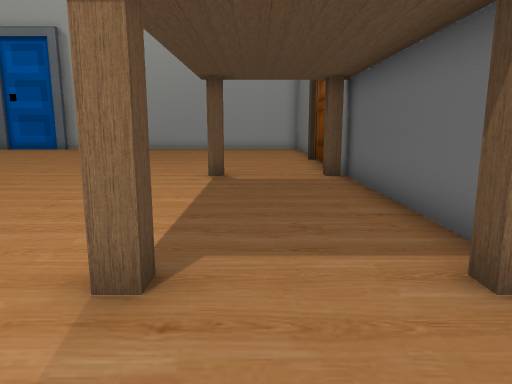
View 1 (above)

19 first-person views from a walk through a level from a Godot 3-D game. The camera is 1.3 m above the floor, tilts 10° down and sees 70° across. The floor is counted in squares, 1 m on a side. Each view is taken from the middle of a square. On the plan, view 1 faces up. The plan holds only what a view shows up to about 15 squares ahead; the rest is blank. Some surface patterns are stand-ins.

View 2
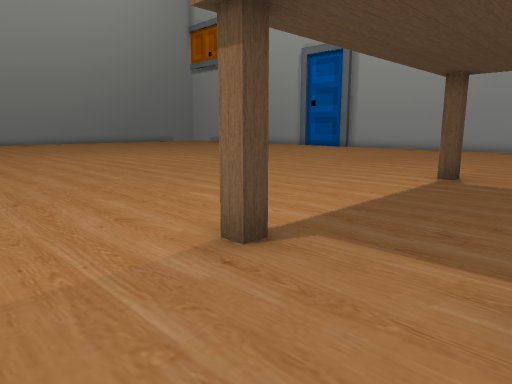

View 3
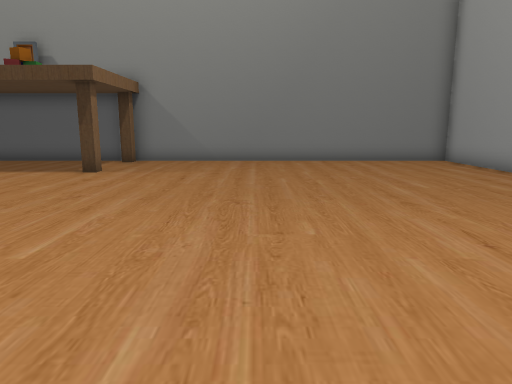

View 4
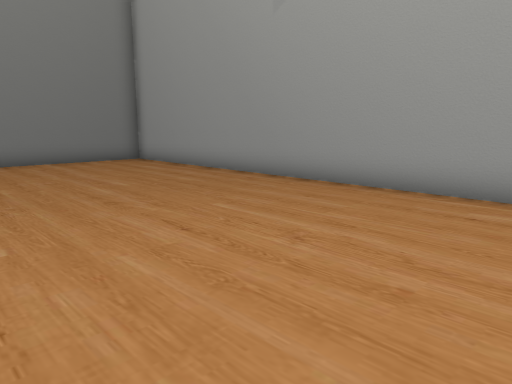

View 5
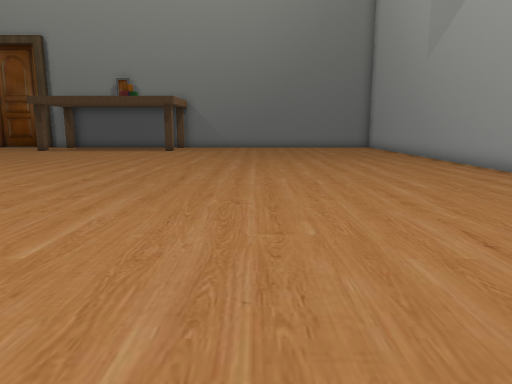

View 6
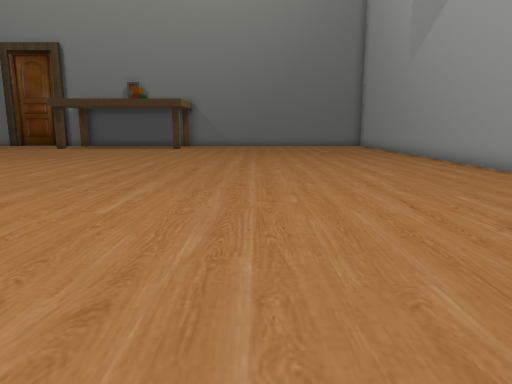

View 7
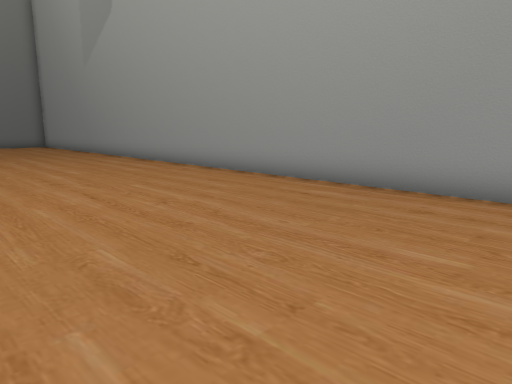

View 8
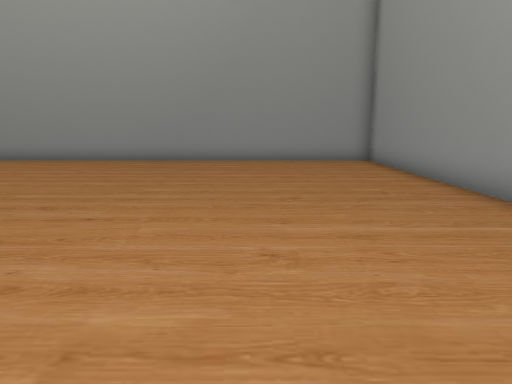

View 9
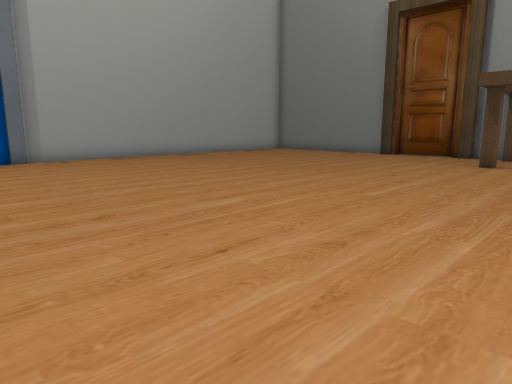

View 10
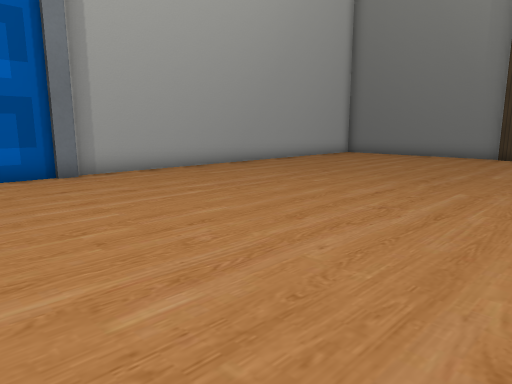

View 11
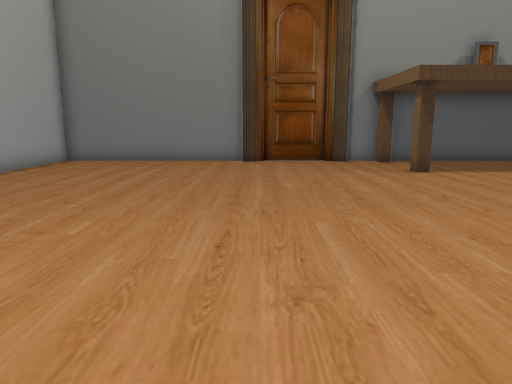

View 12
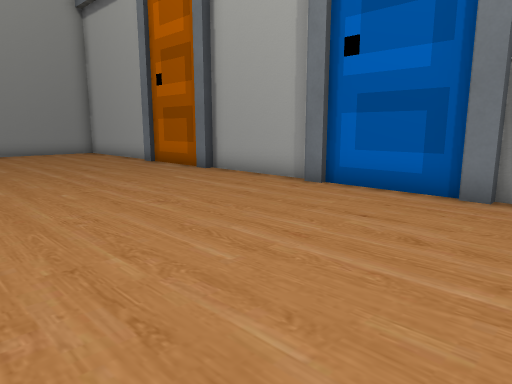

View 13
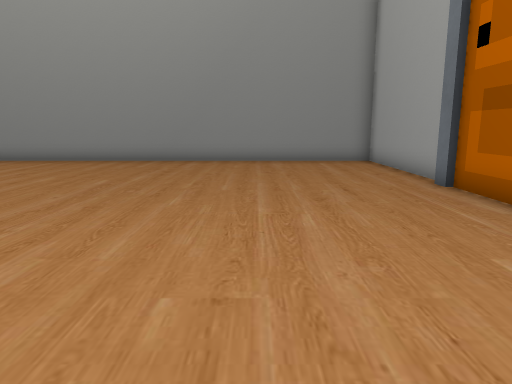

View 14
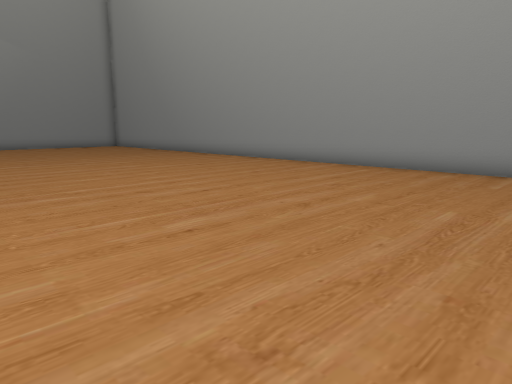

View 15
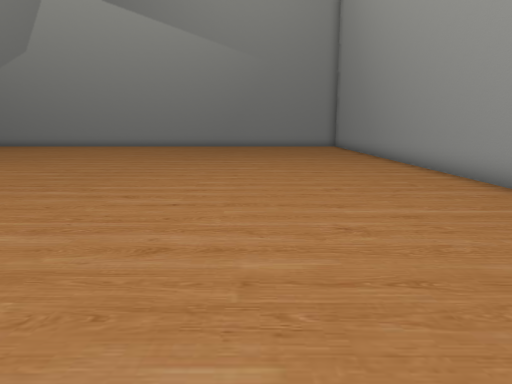

View 16
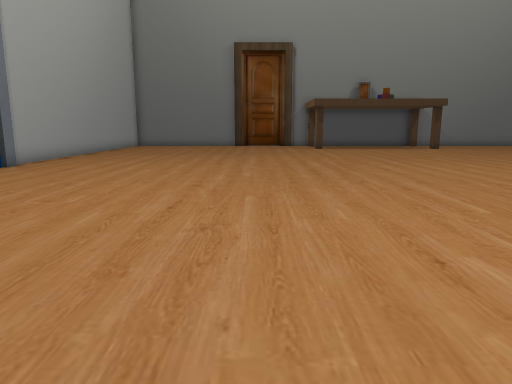

View 17
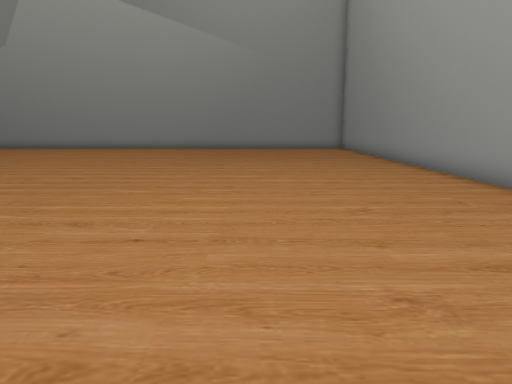

View 18
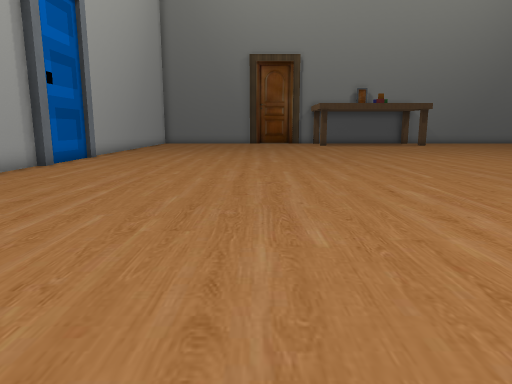

View 19
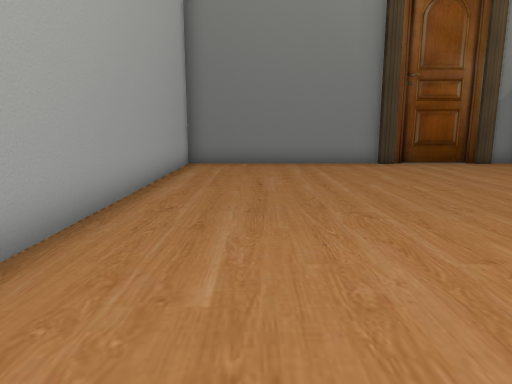

### Floor plan
Points are (right, up) in squares from view 1. A wall is a line through its corners. A room is listed if a view was taken in it or the views show most of it. See-through windows are left out.
Room 1 (views 1, 2, 3, 4, 5, 6, 7, 8, 9, 10, 11, 12, 13, 14, 15, 16, 17, 18, 19)
walls: (-1.3, 9.9) (-1.3, 10.3) (-0.9, 10.3) (-0.9, 9.9) (-1.3, 9.9); (-0.9, 3.1) (-0.9, 2.7) (-1.3, 2.7) (-1.3, 3.1); (-14.9, 22.2) (-15.5, 22.2); (-15.5, 22.5) (-19.5, 22.5) (-19.5, 22.2) (-20, 22.2); (-11.9, 22.5) (-15, 22.5); (2.4, 9.9) (1.9, 9.9) (1.9, 10.3) (2.4, 10.3); (-20.1, 22.5) (-23, 22.5); (2.5, 3.2) (2.5, 11.5); (-22.9, 22.2) (-23.5, 22.2); (-24, 22.5) (-29.5, 22.5) (-29.5, -9.5) (2.5, -9.5) (2.5, 2.7) (1.9, 2.7) (1.9, 3.1); (2.5, 15.5) (2.5, 22.5) (-11.5, 22.5) (-11.5, 22.2) (-12, 22.2)
ways out: closed door at (2, 6.5)
objects: table (3, 12) to (3, 15)

Where each view was taken, in squares from view 1:
view 1: 0 up, 0 right, facing up
view 2: 0 up, 2 right, facing up-left
view 3: 2 down, 12 left, facing right
view 4: 2 down, 12 left, facing down-right
view 5: 2 down, 22 left, facing right
view 6: 2 down, 24 left, facing right
view 7: 2 down, 25 left, facing down-right
view 8: 5 up, 25 left, facing down
view 9: 7 up, 15 left, facing up-right
view 10: 12 up, 15 left, facing up-right
view 11: 15 up, 12 left, facing right
view 12: 15 up, 10 left, facing up-left
view 13: 18 up, 15 left, facing left
view 14: 16 up, 18 left, facing down-left
view 15: 16 up, 24 left, facing down
view 16: 14 up, 24 left, facing right
view 17: 14 up, 24 left, facing down
view 18: 15 up, 28 left, facing right
view 19: 20 up, 11 left, facing right
